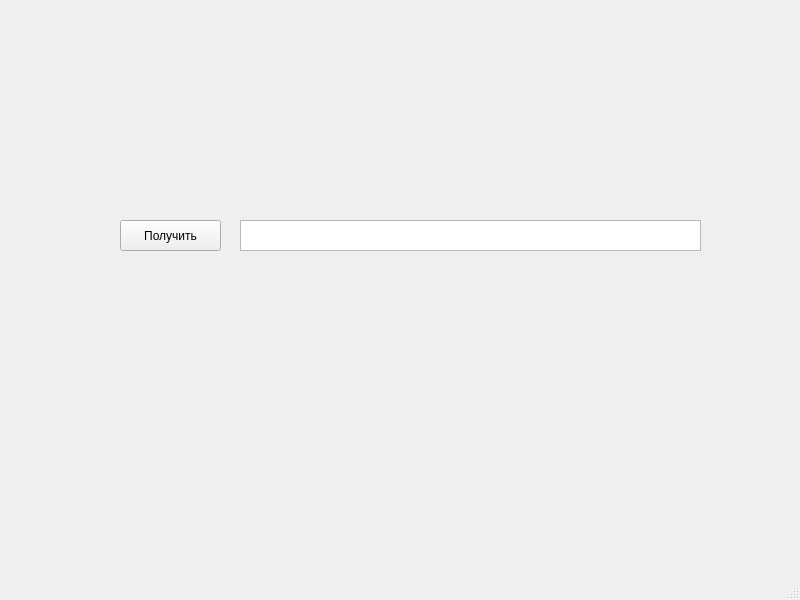
<?xml version="1.0" encoding="UTF-8"?>
<ui version="4.0">
 <class>MainWindow</class>
 <widget class="QMainWindow" name="MainWindow">
  <property name="geometry">
   <rect>
    <x>0</x>
    <y>0</y>
    <width>800</width>
    <height>600</height>
   </rect>
  </property>
  <property name="windowTitle">
   <string>MainWindow</string>
  </property>
  <widget class="QWidget" name="centralwidget">
   <widget class="QPushButton" name="pushButton">
    <property name="geometry">
     <rect>
      <x>120</x>
      <y>220</y>
      <width>101</width>
      <height>31</height>
     </rect>
    </property>
    <property name="text">
     <string>Получить</string>
    </property>
   </widget>
   <widget class="QTextEdit" name="textEdit">
    <property name="geometry">
     <rect>
      <x>240</x>
      <y>220</y>
      <width>461</width>
      <height>31</height>
     </rect>
    </property>
    <property name="html">
     <string>&lt;!DOCTYPE HTML PUBLIC &quot;-//W3C//DTD HTML 4.0//EN&quot; &quot;http://www.w3.org/TR/REC-html40/strict.dtd&quot;&gt;
&lt;html&gt;&lt;head&gt;&lt;meta name=&quot;qrichtext&quot; content=&quot;1&quot; /&gt;&lt;style type=&quot;text/css&quot;&gt;
p, li { white-space: pre-wrap; }
&lt;/style&gt;&lt;/head&gt;&lt;body style=&quot; font-family:'MS Shell Dlg 2'; font-size:8.25pt; font-weight:400; font-style:normal;&quot;&gt;
&lt;p style=&quot;-qt-paragraph-type:empty; margin-top:0px; margin-bottom:0px; margin-left:0px; margin-right:0px; -qt-block-indent:0; text-indent:0px;&quot;&gt;&lt;br /&gt;&lt;/p&gt;&lt;/body&gt;&lt;/html&gt;</string>
    </property>
   </widget>
  </widget>
  <widget class="QMenuBar" name="menubar">
   <property name="geometry">
    <rect>
     <x>0</x>
     <y>0</y>
     <width>800</width>
     <height>21</height>
    </rect>
   </property>
  </widget>
  <widget class="QStatusBar" name="statusbar"/>
 </widget>
 <resources/>
 <connections/>
</ui>
